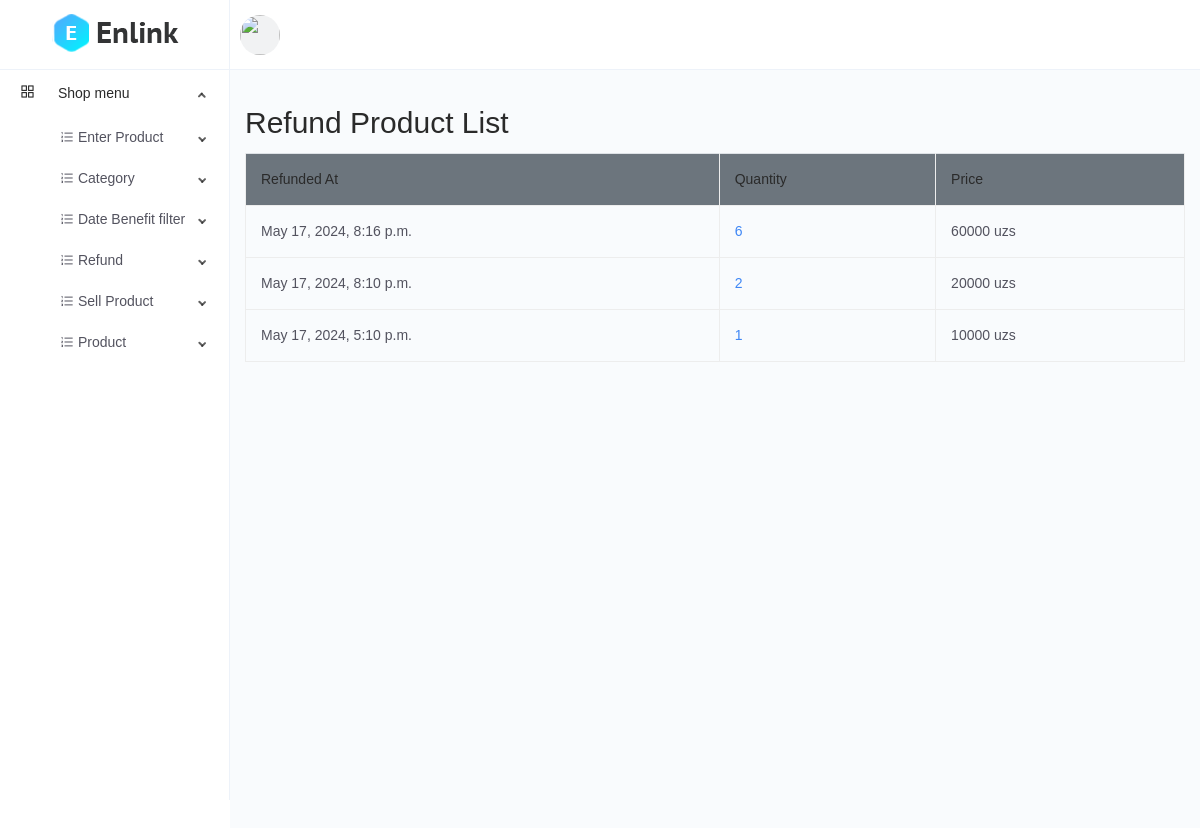
The app's page /refund-list/ (signed in), older data.
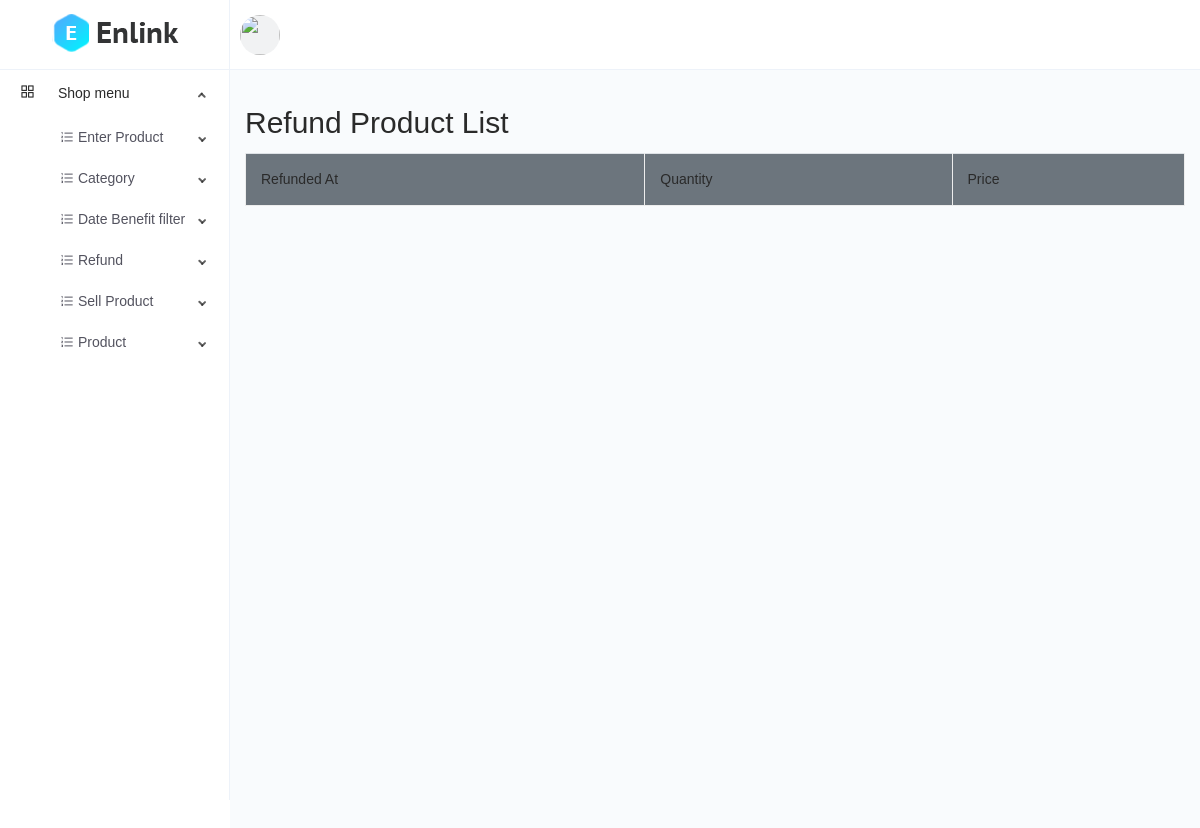
The same page, newer data.
### main/models.py (models this page shows, shortened)
class Refund(models.Model):
    sell_product = models.OneToOneField(SellProduct, on_delete=models.CASCADE)
    refunded_at = models.DateTimeField(auto_now_add=True)
    @property
    def price(self):
        price = self.sell_product.price
        return price
    class Meta:
        ordering = ['-refunded_at']

class CodeGenerate(models.Model):
    code = models.CharField(max_length=255, blank=True, unique=True)
    class Meta:
        abstract = True

class SellProduct(CodeGenerate):
    product = models.ForeignKey(Product, on_delete=models.CASCADE)
    quantity = models.IntegerField()
    sold_at = models.DateField(auto_now_add=True)
    refunded = models.BooleanField(default=False)
    price = models.IntegerField(blank=True, null=True)
    class Meta:
        ordering = ['-sold_at']

### main/views.py (the view)
# urls.py: path('refund-list/',views.refund_list, name="refund_list"),
@login_required(login_url="login")
def refund_list(request):
    refunds = models.Refund.objects.all()
    return render(request, 'refund/list.html', {'refunds': refunds})

### templates/refund/list.html (shortened to what this page needs)
{% extends 'base.html' %}
{% block content %}
    <div class="container">
        <h1>Refund Product List</h1>
        <table class="table">
            <thead>
                <tr>
                    <th>Refunded At</th>
                    <th>Quantity</th>
                    <th>Price</th>
                </tr>
            </thead>
            <tbody>
                {% for refund in refunds %}
                <tr>
                    <td>{{ refund.refunded_at }}</td>
                    <td><a href="{% url 'refund_detail' refund.id %}">{{refund.sell_product.quantity}}</a></td>
                    <td>{{ refund.price }} uzs</td>
                </tr>
                {% endfor %}
            </tbody>
        </table>
    </div>
{% endblock %}

### templates/base.html (shortened to what this page needs)
<!DOCTYPE html>
<html lang="en">
{% load static %}
<head>
    <link href="{% static 'dashboard/vendors/bootstrap-datepicker/bootstrap-datepicker.min.css' %}" rel="stylesheet">
    <link href="{% static 'dashboard/css/app.min.css' %}" rel="stylesheet">
</head>
<body>
    <div class="app">
        <div class="layout">
            <div class="header">
                <div class="logo logo-dark">
                    <a href="{% url 'index' %}">
                        <img src="{% static 'dashboard/images/logo/logo.png' %}" alt="Logo">
                    </a>
                </div>
                <div class="nav-wrap">
                    <ul class="nav-right">
                        <li class="dropdown dropdown-animated scale-left">
                            <div class="pointer" data-toggle="dropdown">
                                <div class="avatar avatar-image  m-h-10 m-r-15">
                                    <img src="{% static 'contact.png' %}"  alt="">
                                </div>
                            </div>
                        </li>
                    </ul>
                </div>
            </div>
            <div class="side-nav">
                <div class="side-nav-inner">
                    <ul class="side-nav-menu scrollable">
                        <li class="nav-item dropdown open">
                            <a class="dropdown-toggle" href="javascript:void(0);">
                                <span class="icon-holder">
                                    <i class="anticon anticon-appstore"></i>
                                </span>
                                <span class="title">Shop menu</span>
                            </a>
                            <ul class="dropdown-menu">
                                <li>
                                    <li class="nav-item dropdown">
                                        <a class="dropdown-toggle" href="javascript:void(0);">
                                            <span class="icon-holder">
                                                <i class="anticon anticon-ordered-list"></i>
                                            </span>
                                            <span class="title">Enter Product</span>
                                        </a>
                                    </li>
                                </li>
                                <li>
                                    <li class="nav-item dropdown">
                                        <a class="dropdown-toggle" href="javascript:void(0);">
                                            <span class="icon-holder">
                                                <i class="anticon anticon-ordered-list"></i>
                                            </span>
                                            <span class="title">Category</span>
                                        </a>
                                    </li>
                                </li>
                                <li>
                                    <li class="nav-item dropdown">
                                        <a class="dropdown-toggle" href="javascript:void(0);">
                                            <span class="icon-holder">
                                                <i class="anticon anticon-ordered-list"></i>
                                            </span>
                                            <span class="title">Date Benefit filter</span>
                                        </a>
                                    </li>
                                </li>
                                <li>
                                    <li class="nav-item dropdown">
                                        <a class="dropdown-toggle" href="javascript:void(0);">
                                            <span class="icon-holder">
                                                <i class="anticon anticon-ordered-list"></i>
                                            </span>
                                            <span class="title">Refund</span>
                                        </a>
                                    </li>
                                </li>
                                <li class="nav-item dropdown">
                                    <a class="dropdown-toggle" href="javascript:void(0);">
                                        <span class="icon-holder">
                                            <i class="anticon anticon-ordered-list"></i>
                                        </span>
                                        <span class="title">Sell Product</span>
                                    </a>
                                </li>
                            </li>
                            <li>
                                <li class="nav-item dropdown">
                                    <a class="dropdown-toggle" href="javascript:void(0);">
                                        <span class="icon-holder">
                                            <i class="anticon anticon-ordered-list"></i>
                                        </span>
                                        <span class="title">Product</span>
                                    </a>
                                </li>
                            </ul>
    </div>
</div>
<div class="page-container">
    {% block content %}
    {% endblock %}
</div>
</div>
</div>
</body>
</html>

### templates/base.html (style rules this page uses)
body { padding-top: 100px; }

### templates/refund/list.html (style rules this page uses)
body { font-family: Arial, sans-serif; padding-top: 50px; }
.container { margin-top: 50px; }
.table { width: 100%; border-collapse: collapse; border: 1px solid #dee2e6; margin-bottom: 20px; }
.table th, .table td { border: 1px solid #dee2e6; padding: 10px; text-align: left; }
.table th { background-color: #6c757d; color: #fff; }

Row changes from the older to the newer data that the page shows:
removed Refund: refunded_at "May 17, 2024, 8:16 p.m.", sell_product.quantity "6", price "60000"
removed Refund: refunded_at "May 17, 2024, 8:10 p.m.", sell_product.quantity "2", price "20000"
removed Refund: refunded_at "May 17, 2024, 5:10 p.m.", sell_product.quantity "1", price "10000"
